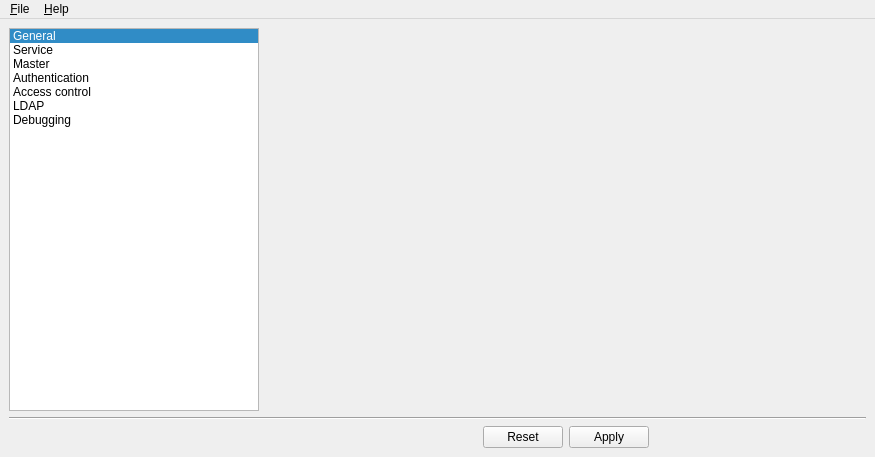
<?xml version="1.0" encoding="UTF-8"?>
<ui version="4.0">
 <class>MainWindow</class>
 <widget class="QMainWindow" name="MainWindow">
  <property name="windowTitle">
   <string>iTALC Configurator</string>
  </property>
  <property name="windowIcon">
   <iconset resource="../italc-configurator.qrc">
    <normaloff>:/resources/italc-configurator.png</normaloff>:/resources/italc-configurator.png</iconset>
  </property>
  <widget class="QWidget" name="centralwidget">
   <layout class="QGridLayout" name="gridLayout_4">
    <item row="0" column="1">
     <widget class="QStackedWidget" name="configPages">
      <property name="currentIndex">
       <number>0</number>
      </property>
      <widget class="GeneralConfigurationPage" name="generalConfigurationPage"/>
      <widget class="ServiceConfigurationPage" name="serviceConfigurationPage"/>
      <widget class="MasterConfigurationPage" name="masterConfigurationPage"/>
      <widget class="AuthenticationConfigurationPage" name="authenticationConfigurationPage"/>
      <widget class="AccessControlPage" name="accessControlPage"/>
      <widget class="LdapConfigurationPage" name="ldapConfigurationPage"/>
      <widget class="QWidget" name="debugPage">
       <layout class="QVBoxLayout" name="verticalLayout_9" stretch="0,1">
        <property name="topMargin">
         <number>0</number>
        </property>
        <property name="bottomMargin">
         <number>0</number>
        </property>
        <item>
         <widget class="QGroupBox" name="groupBox_10">
          <property name="title">
           <string>Debugging iTALC</string>
          </property>
          <layout class="QVBoxLayout" name="verticalLayout_12" stretch="0,0,0,0,0,0,0">
           <property name="spacing">
            <number>16</number>
           </property>
           <item>
            <widget class="QLabel" name="label_4">
             <property name="sizePolicy">
              <sizepolicy hsizetype="MinimumExpanding" vsizetype="MinimumExpanding">
               <horstretch>0</horstretch>
               <verstretch>0</verstretch>
              </sizepolicy>
             </property>
             <property name="text">
              <string>When encountering bugs or other misbehaviour in iTALC it is important to inform the developers about them, so that the bugs can be fixed in future releases. This page allows you to submit a helpful bug report easily.

If the bug is not reproducible, skip step 1) - 3).</string>
             </property>
             <property name="wordWrap">
              <bool>true</bool>
             </property>
            </widget>
           </item>
           <item>
            <layout class="QHBoxLayout" name="horizontalLayout_4" stretch="0,1">
             <item>
              <widget class="QLabel" name="label_17">
               <property name="font">
                <font>
                 <weight>75</weight>
                 <bold>true</bold>
                </font>
               </property>
               <property name="text">
                <string>1)</string>
               </property>
              </widget>
             </item>
             <item>
              <widget class="QLabel" name="label_18">
               <property name="text">
                <string>Clear the logfiles in the &quot;General&quot; section.</string>
               </property>
               <property name="wordWrap">
                <bool>true</bool>
               </property>
              </widget>
             </item>
            </layout>
           </item>
           <item>
            <layout class="QHBoxLayout" name="horizontalLayout_10" stretch="0,1">
             <item>
              <layout class="QVBoxLayout" name="verticalLayout_10">
               <property name="spacing">
                <number>0</number>
               </property>
               <item>
                <widget class="QLabel" name="label_25">
                 <property name="font">
                  <font>
                   <weight>75</weight>
                   <bold>true</bold>
                  </font>
                 </property>
                 <property name="text">
                  <string>2)</string>
                 </property>
                </widget>
               </item>
               <item>
                <spacer name="verticalSpacer_5">
                 <property name="orientation">
                  <enum>Qt::Vertical</enum>
                 </property>
                 <property name="sizeHint" stdset="0">
                  <size>
                   <width>0</width>
                   <height>0</height>
                  </size>
                 </property>
                </spacer>
               </item>
              </layout>
             </item>
             <item>
              <widget class="QLabel" name="label_26">
               <property name="text">
                <string>In the &quot;General&quot; section set the log level to &quot;Debug messages and everything else&quot;.</string>
               </property>
               <property name="wordWrap">
                <bool>true</bool>
               </property>
              </widget>
             </item>
            </layout>
           </item>
           <item>
            <layout class="QHBoxLayout" name="horizontalLayout_7" stretch="0,1">
             <item>
              <widget class="QLabel" name="label_19">
               <property name="font">
                <font>
                 <weight>75</weight>
                 <bold>true</bold>
                </font>
               </property>
               <property name="text">
                <string>3)</string>
               </property>
              </widget>
             </item>
             <item>
              <widget class="QLabel" name="label_20">
               <property name="text">
                <string>Repeat the actions leading to the bug or misbehaviour.</string>
               </property>
               <property name="wordWrap">
                <bool>true</bool>
               </property>
              </widget>
             </item>
            </layout>
           </item>
           <item>
            <layout class="QHBoxLayout" name="horizontalLayout_8" stretch="0,1">
             <item>
              <layout class="QVBoxLayout" name="verticalLayout_11">
               <property name="spacing">
                <number>0</number>
               </property>
               <item>
                <widget class="QLabel" name="label_21">
                 <property name="font">
                  <font>
                   <weight>75</weight>
                   <bold>true</bold>
                  </font>
                 </property>
                 <property name="text">
                  <string>4)</string>
                 </property>
                </widget>
               </item>
               <item>
                <spacer name="verticalSpacer_8">
                 <property name="orientation">
                  <enum>Qt::Vertical</enum>
                 </property>
                 <property name="sizeHint" stdset="0">
                  <size>
                   <width>0</width>
                   <height>0</height>
                  </size>
                 </property>
                </spacer>
               </item>
              </layout>
             </item>
             <item>
              <widget class="QLabel" name="label_22">
               <property name="text">
                <string>Click the following button and save the file to a known location.</string>
               </property>
               <property name="wordWrap">
                <bool>true</bool>
               </property>
              </widget>
             </item>
            </layout>
           </item>
           <item>
            <layout class="QHBoxLayout" name="horizontalLayout_9" stretch="0,0,1">
             <item>
              <spacer name="horizontalSpacer_13">
               <property name="orientation">
                <enum>Qt::Horizontal</enum>
               </property>
               <property name="sizeHint" stdset="0">
                <size>
                 <width>40</width>
                 <height>20</height>
                </size>
               </property>
              </spacer>
             </item>
             <item>
              <widget class="QPushButton" name="generateBugReportArchive">
               <property name="text">
                <string>Generate bug report archive</string>
               </property>
              </widget>
             </item>
             <item>
              <spacer name="horizontalSpacer_14">
               <property name="orientation">
                <enum>Qt::Horizontal</enum>
               </property>
               <property name="sizeHint" stdset="0">
                <size>
                 <width>40</width>
                 <height>20</height>
                </size>
               </property>
              </spacer>
             </item>
            </layout>
           </item>
           <item>
            <layout class="QGridLayout" name="gridLayout_5" rowstretch="1,0" columnstretch="0,1">
             <item row="0" column="0" rowspan="2">
              <layout class="QVBoxLayout" name="verticalLayout_3">
               <property name="spacing">
                <number>0</number>
               </property>
               <item>
                <widget class="QLabel" name="label_23">
                 <property name="font">
                  <font>
                   <weight>75</weight>
                   <bold>true</bold>
                  </font>
                 </property>
                 <property name="text">
                  <string>5)</string>
                 </property>
                </widget>
               </item>
               <item>
                <spacer name="verticalSpacer_4">
                 <property name="orientation">
                  <enum>Qt::Vertical</enum>
                 </property>
                 <property name="sizeHint" stdset="0">
                  <size>
                   <width>0</width>
                   <height>0</height>
                  </size>
                 </property>
                </spacer>
               </item>
              </layout>
             </item>
             <item row="0" column="1">
              <widget class="QLabel" name="label_24">
               <property name="sizePolicy">
                <sizepolicy hsizetype="MinimumExpanding" vsizetype="MinimumExpanding">
                 <horstretch>0</horstretch>
                 <verstretch>0</verstretch>
                </sizepolicy>
               </property>
               <property name="text">
                <string>Go to the &lt;a href=&quot;https://github.com/iTALC/italc/issues&quot;&gt;iTALC issue tracker&lt;/a&gt;, create a new issue, describe what you did in step 3) and attach the file you saved in step 4).&lt;/p&gt;
&lt;br/&gt;
&lt;br/&gt;
Note: if the bug involves both a master and client computer, attach bug report archives for both computers.</string>
               </property>
               <property name="wordWrap">
                <bool>true</bool>
               </property>
               <property name="openExternalLinks">
                <bool>true</bool>
               </property>
              </widget>
             </item>
             <item row="1" column="1">
              <spacer name="verticalSpacer_3">
               <property name="orientation">
                <enum>Qt::Vertical</enum>
               </property>
               <property name="sizeHint" stdset="0">
                <size>
                 <width>0</width>
                 <height>0</height>
                </size>
               </property>
              </spacer>
             </item>
            </layout>
           </item>
          </layout>
         </widget>
        </item>
        <item>
         <spacer name="verticalSpacer_9">
          <property name="orientation">
           <enum>Qt::Vertical</enum>
          </property>
          <property name="sizeHint" stdset="0">
           <size>
            <width>0</width>
            <height>0</height>
           </size>
          </property>
         </spacer>
        </item>
       </layout>
      </widget>
     </widget>
    </item>
    <item row="0" column="0">
     <widget class="QListWidget" name="pageSelector">
      <property name="sizePolicy">
       <sizepolicy hsizetype="Preferred" vsizetype="Preferred">
        <horstretch>0</horstretch>
        <verstretch>0</verstretch>
       </sizepolicy>
      </property>
      <property name="minimumSize">
       <size>
        <width>250</width>
        <height>0</height>
       </size>
      </property>
      <property name="verticalScrollBarPolicy">
       <enum>Qt::ScrollBarAlwaysOff</enum>
      </property>
      <property name="horizontalScrollBarPolicy">
       <enum>Qt::ScrollBarAlwaysOff</enum>
      </property>
      <property name="sizeAdjustPolicy">
       <enum>QAbstractScrollArea::AdjustToContents</enum>
      </property>
      <property name="iconSize">
       <size>
        <width>48</width>
        <height>48</height>
       </size>
      </property>
      <property name="textElideMode">
       <enum>Qt::ElideNone</enum>
      </property>
      <property name="movement">
       <enum>QListView::Free</enum>
      </property>
      <property name="spacing">
       <number>4</number>
      </property>
      <property name="viewMode">
       <enum>QListView::ListMode</enum>
      </property>
      <property name="uniformItemSizes">
       <bool>true</bool>
      </property>
      <property name="currentRow">
       <number>0</number>
      </property>
      <item>
       <property name="text">
        <string>General</string>
       </property>
       <property name="icon">
        <iconset resource="../italc-configurator.qrc">
         <normaloff>:/resources/configure-shortcuts.png</normaloff>:/resources/configure-shortcuts.png</iconset>
       </property>
       <property name="flags">
        <set>ItemIsSelectable|ItemIsUserCheckable|ItemIsEnabled</set>
       </property>
      </item>
      <item>
       <property name="text">
        <string>Service</string>
       </property>
       <property name="icon">
        <iconset resource="../italc-configurator.qrc">
         <normaloff>:/resources/run-build.png</normaloff>:/resources/run-build.png</iconset>
       </property>
       <property name="flags">
        <set>ItemIsSelectable|ItemIsUserCheckable|ItemIsEnabled</set>
       </property>
      </item>
      <item>
       <property name="text">
        <string>Master</string>
       </property>
       <property name="icon">
        <iconset resource="../italc-configurator.qrc">
         <normaloff>:/resources/preferences-system-windows-effect-presentwindows.png</normaloff>:/resources/preferences-system-windows-effect-presentwindows.png</iconset>
       </property>
       <property name="flags">
        <set>ItemIsSelectable|ItemIsUserCheckable|ItemIsEnabled</set>
       </property>
      </item>
      <item>
       <property name="text">
        <string>Authentication</string>
       </property>
       <property name="icon">
        <iconset resource="../italc-configurator.qrc">
         <normaloff>:/resources/preferences-system-login.png</normaloff>:/resources/preferences-system-login.png</iconset>
       </property>
       <property name="flags">
        <set>ItemIsSelectable|ItemIsUserCheckable|ItemIsEnabled</set>
       </property>
      </item>
      <item>
       <property name="text">
        <string>Access control</string>
       </property>
       <property name="icon">
        <iconset resource="../italc-configurator.qrc">
         <normaloff>:/resources/preferences-desktop-screensaver.png</normaloff>:/resources/preferences-desktop-screensaver.png</iconset>
       </property>
       <property name="flags">
        <set>ItemIsSelectable|ItemIsUserCheckable|ItemIsEnabled</set>
       </property>
      </item>
      <item>
       <property name="text">
        <string>LDAP</string>
       </property>
       <property name="icon">
        <iconset resource="../italc-configurator.qrc">
         <normaloff>:/resources/folder-publicshare.png</normaloff>:/resources/folder-publicshare.png</iconset>
       </property>
       <property name="flags">
        <set>ItemIsSelectable|ItemIsUserCheckable|ItemIsEnabled</set>
       </property>
      </item>
      <item>
       <property name="text">
        <string>Debugging</string>
       </property>
       <property name="icon">
        <iconset resource="../italc-configurator.qrc">
         <normaloff>:/resources/debug-step-into.png</normaloff>:/resources/debug-step-into.png</iconset>
       </property>
       <property name="flags">
        <set>ItemIsSelectable|ItemIsUserCheckable|ItemIsEnabled</set>
       </property>
      </item>
     </widget>
    </item>
    <item row="2" column="1">
     <widget class="QDialogButtonBox" name="buttonBox">
      <property name="standardButtons">
       <set>QDialogButtonBox::Apply|QDialogButtonBox::Reset</set>
      </property>
      <property name="centerButtons">
       <bool>true</bool>
      </property>
     </widget>
    </item>
    <item row="1" column="0" colspan="2">
     <widget class="Line" name="line">
      <property name="orientation">
       <enum>Qt::Horizontal</enum>
      </property>
     </widget>
    </item>
   </layout>
  </widget>
  <widget class="QMenuBar" name="menubar">
   <property name="geometry">
    <rect>
     <x>0</x>
     <y>0</y>
     <width>1355</width>
     <height>35</height>
    </rect>
   </property>
   <widget class="QMenu" name="menu_File">
    <property name="title">
     <string>&amp;File</string>
    </property>
    <addaction name="actionLoadSettings"/>
    <addaction name="actionSaveSettings"/>
    <addaction name="separator"/>
    <addaction name="actionQuit"/>
   </widget>
   <widget class="QMenu" name="menu_Help">
    <property name="title">
     <string>&amp;Help</string>
    </property>
    <addaction name="actionAboutItalc"/>
    <addaction name="actionAboutQt"/>
   </widget>
   <addaction name="menu_File"/>
   <addaction name="menu_Help"/>
  </widget>
  <action name="actionQuit">
   <property name="text">
    <string>&amp;Quit</string>
   </property>
   <property name="shortcut">
    <string>Ctrl+Q</string>
   </property>
  </action>
  <action name="actionSaveSettings">
   <property name="icon">
    <iconset resource="../italc-configurator.qrc">
     <normaloff>:/resources/document-save.png</normaloff>:/resources/document-save.png</iconset>
   </property>
   <property name="text">
    <string>&amp;Save settings into file</string>
   </property>
   <property name="toolTip">
    <string>Save settings into file</string>
   </property>
   <property name="shortcut">
    <string>Ctrl+S</string>
   </property>
  </action>
  <action name="actionLoadSettings">
   <property name="icon">
    <iconset resource="../italc-configurator.qrc">
     <normaloff>:/resources/document-open.png</normaloff>:/resources/document-open.png</iconset>
   </property>
   <property name="text">
    <string>L&amp;oad settings from file</string>
   </property>
   <property name="shortcut">
    <string>Ctrl+O</string>
   </property>
  </action>
  <action name="actionAboutItalc">
   <property name="icon">
    <iconset resource="../../core/core.qrc">
     <normaloff>:/resources/info.png</normaloff>:/resources/info.png</iconset>
   </property>
   <property name="text">
    <string>About iTALC</string>
   </property>
  </action>
  <action name="actionAboutQt">
   <property name="text">
    <string>About Qt</string>
   </property>
  </action>
 </widget>
 <customwidgets>
  <customwidget>
   <class>LdapConfigurationPage</class>
   <extends>QWidget</extends>
   <header>LdapConfigurationPage.h</header>
   <container>1</container>
  </customwidget>
  <customwidget>
   <class>AccessControlPage</class>
   <extends>QWidget</extends>
   <header>AccessControlPage.h</header>
   <container>1</container>
  </customwidget>
  <customwidget>
   <class>GeneralConfigurationPage</class>
   <extends>QWidget</extends>
   <header>GeneralConfigurationPage.h</header>
   <container>1</container>
  </customwidget>
  <customwidget>
   <class>MasterConfigurationPage</class>
   <extends>QWidget</extends>
   <header>MasterConfigurationPage.h</header>
   <container>1</container>
  </customwidget>
  <customwidget>
   <class>ServiceConfigurationPage</class>
   <extends>QWidget</extends>
   <header>ServiceConfigurationPage.h</header>
   <container>1</container>
  </customwidget>
  <customwidget>
   <class>AuthenticationConfigurationPage</class>
   <extends>QWidget</extends>
   <header>AuthenticationConfigurationPage.h</header>
   <container>1</container>
  </customwidget>
 </customwidgets>
 <resources>
  <include location="../italc-configurator.qrc"/>
  <include location="../../core/core.qrc"/>
 </resources>
 <connections>
  <connection>
   <sender>pageSelector</sender>
   <signal>currentRowChanged(int)</signal>
   <receiver>configPages</receiver>
   <slot>setCurrentIndex(int)</slot>
   <hints>
    <hint type="sourcelabel">
     <x>108</x>
     <y>301</y>
    </hint>
    <hint type="destinationlabel">
     <x>502</x>
     <y>301</y>
    </hint>
   </hints>
  </connection>
  <connection>
   <sender>actionAboutItalc</sender>
   <signal>triggered()</signal>
   <receiver>MainWindow</receiver>
   <slot>aboutItalc()</slot>
   <hints>
    <hint type="sourcelabel">
     <x>-1</x>
     <y>-1</y>
    </hint>
    <hint type="destinationlabel">
     <x>357</x>
     <y>282</y>
    </hint>
   </hints>
  </connection>
  <connection>
   <sender>actionQuit</sender>
   <signal>triggered()</signal>
   <receiver>MainWindow</receiver>
   <slot>close()</slot>
   <hints>
    <hint type="sourcelabel">
     <x>-1</x>
     <y>-1</y>
    </hint>
    <hint type="destinationlabel">
     <x>357</x>
     <y>282</y>
    </hint>
   </hints>
  </connection>
 </connections>
 <slots>
  <slot>aboutItalc()</slot>
 </slots>
</ui>
